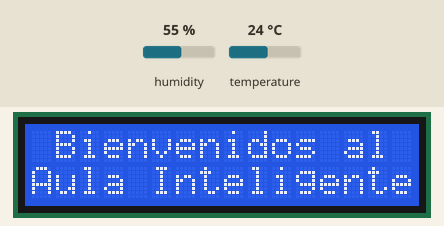
Recording of a sketch running on a simulated Arduino Uno, built with avr-gcc and run on an emulated ATmega328P. Shown: 16×2 character LCD. The inputs (shaded band) are chosen by the test bench; at power-on: humidity 55 %, temperature 24 °C.

Above: at 1.2 s.
1.3 s: humidity set to 22 %
At 4.0 s:
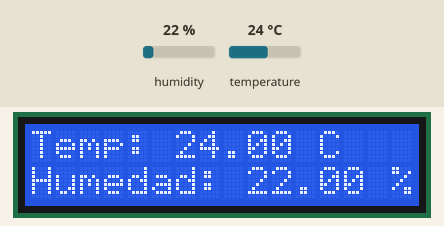
4.5 s: temperature set to 12 °C
At 5.8 s:
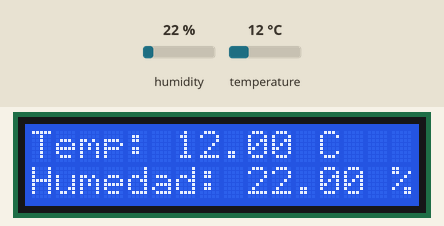
7.6 s: humidity set to 40 %
At 9.5 s:
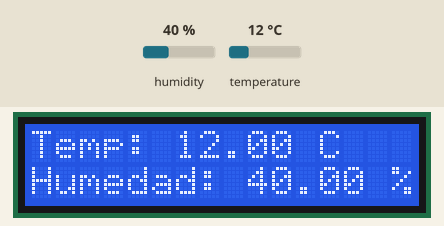
10.7 s: temperature set to 19 °C
At 12.5 s:
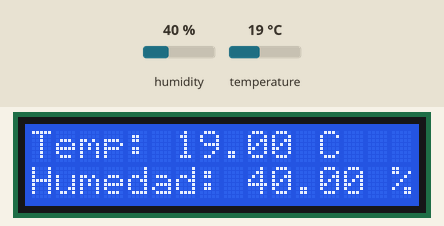
Timing chart, 0 to 14.0 s (numbered marks = the images above; inputs shaded):
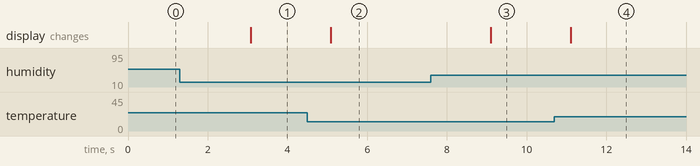

The sketch:

ldc-dht22.ino
```cpp
#include <LiquidCrystal.h>
#include <DHT.h>

#define DHTTYPE DHT22


const int DHTPin = 7;     // what digital pin we're connected to

//Variables de Uso
bool ini = true;

DHT dht(DHTPin, DHTTYPE);
LiquidCrystal lcd(12, 11, 5, 4, 3, 2);

void setup() {
  //Serial.begin(9600);
  lcd.begin(16, 2);
  dht.begin();
}

void loop() {

   if(ini){
    lcd.setCursor(1, 0);
    lcd.print("Bienvenidos al");
    lcd.setCursor(0, 1);
    lcd.print("Aula Inteligente");
    delay(3000);
    lcd.clear();
    ini = false;
   }

   // Wait a few seconds between measurements.
   //delay(2000);

   // Reading temperature or humidity takes about 250 milliseconds!
   float h = dht.readHumidity();
   float t = dht.readTemperature();

  //Print Temp
  lcd.setCursor(0,0);
  lcd.print("Temp: ");
  lcd.print(t);
  lcd.print(" C");
  //Print Humedad
  lcd.setCursor(0,1);
  lcd.print("Humedad: ");
  lcd.print(h);
  lcd.print(" %");


}
```

Measured:
- after the input at 1.3 s, the display: changes after 1.8 s (image 1)
- after the input at 4.5 s, the display: changes after 0.59 s (image 2)
- after the input at 7.6 s, the display: changes after 1.5 s (image 3)
- after the input at 10.7 s, the display: changes after 0.41 s (image 4)
